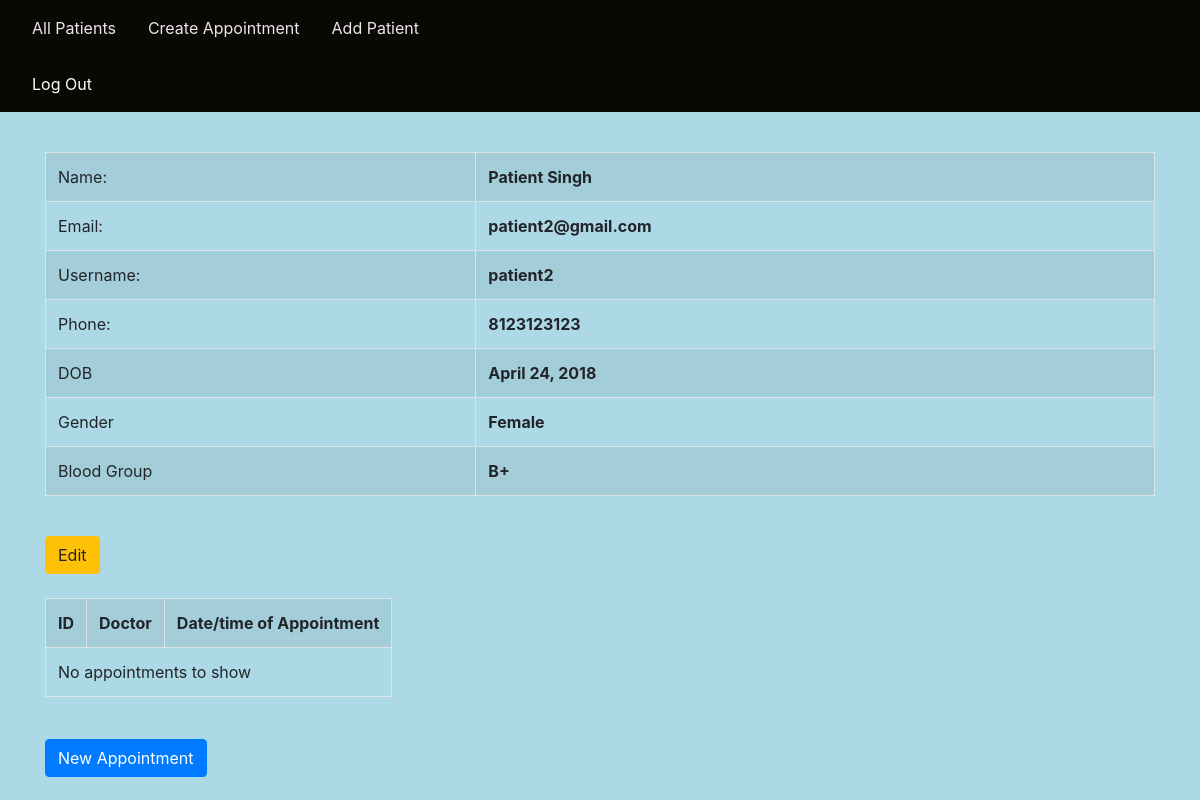
/patient/view/patient2/, run on an earlier commit of the app's database.
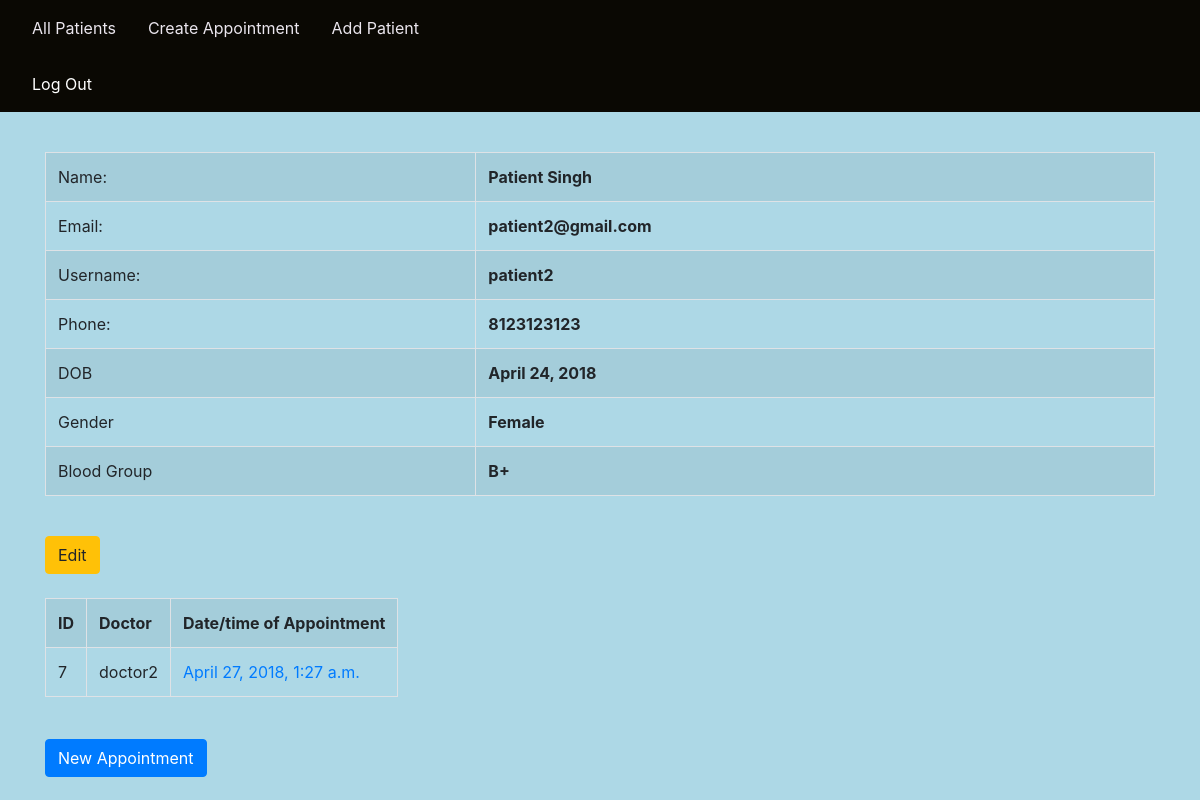
And on a later commit of the database.
### pm/models.py (models this page shows)
class User(AbstractUser):
    USER_TYPE_CHOICES = (
        (1,'patient'),
        (2,'doctor'),
        (3,'staff'),
    )
    user_type = models.PositiveSmallIntegerField(null=True,choices = USER_TYPE_CHOICES)
    date_of_birth = models.DateField(auto_now=False, auto_now_add=False, null=True)
    phone = models.CharField(null=True, max_length=15)
    GENDER_CHOICES = (
        ('Male', 'Male'),
        ('Female', 'Female'),
        ('Other', 'Other'),
    )
    gender = models.CharField(
        max_length = 6,
        choices = GENDER_CHOICES,
        null = True,
        default = 'Other',
    )
    BLOOD_GROUP_CHOICES = (
        ('A+','A+'),
        ('A-','A-'),
        ('B+','B+'),
        ('B-','B-'),
        ('O+','O+'),
        ('O-','O-'),
        ('AB+','AB+'),
        ('AB-','AB-'),
        ('Other','Other'),
    )
    blood_group = models.CharField(
        max_length = 5,
        choices = BLOOD_GROUP_CHOICES,
        null = True,
        default = 'Other',
    )

class Appointment(models.Model):
    id = models.AutoField(primary_key = True)
    patient = models.ForeignKey(
        User,
        on_delete = models.CASCADE,
        limit_choices_to = Q(user_type = 1), # type 1 = patient
        related_name = 'patient',
        null = True,
    )
    doctor = models.ForeignKey(
        User,
        on_delete = models.CASCADE,
        limit_choices_to = Q(user_type = 2), # type 2 = doctor
        related_name = 'doctor',
        null = True,
    )
    date_time = models.DateTimeField(auto_now = True)
    blood_pressure = models.CharField(max_length = 10, null = True)
    breath_rate = models.PositiveSmallIntegerField(null = True) # units: bpm
    pulse_rate = models.PositiveSmallIntegerField(null = True) # units: bpm
    body_temperature = models.DecimalField(max_digits = 5, decimal_places = 2, null=True)
    report = models.TextField(max_length = 500, null = True)
    prescription = models.TextField(max_length = 500, null = True)
    prognosis = models.TextField(max_length = 500, null = True)

### pm/views.py (the view)
# urls.py: path('patient/view/<str:uname>/', views.patient_view, name = 'patient_view'),
def patient_view(request, uname):
    usr = get_object_or_404(User, username = uname)
    appointments = Appointment.objects.filter(patient=usr)
    context = {
        'user': usr,
        'appointments': appointments,
    }
    return render(request, 'pm/patient_view.html', context)

### templates/pm/patient_view.html (shortened to what this page needs)
{% extends "pm/base.html" %}
{% block s %}
<div class="container">
        <table class="table table-striped table-bordered table-hover">
                <tr>
                  <td>Name:</td>
                  <td id="strong">
                    {{ user.first_name }} {{ user.last_name }}
                </td>
                </tr>
                <tr>
                  <td>Email:</td>
                  <td id="strong">{{ user.email }}</td>
                </tr>
                <tr>
                  <td>Username:</td>
                  <td id="strong">{{ user.username }}</td>
                </tr>
                <tr>
                  <td>Phone:</td>
                  <td id="strong">{{ user.phone }}</td>
                </tr>
                <tr>
                  <td>DOB</td>
                  <td id="strong">{{ user.date_of_birth }}</td>
                </tr>
                <tr>
                  <td>Gender</td>
                  <td id="strong">{{ user.gender }}</td>
                </tr>
                <tr>
                        <td>Blood Group</td>
                        <td id="strong">{{ user.blood_group }}</td>
              </tr>
              </table>
        <div class="container">
                <div class="row">
                    <div class="edit-btn">
                        <a href="/patient/edit/{{ user.username }}"><button class="btn btn-warning">Edit</button></a>
                    </div>
                </div>
                <br>
                <div class="row">
                    <div class="appt">
                        <table class="table table-striped table-bordered table-hover">
                            <tr>
                                <th> ID </th>
                                <th> Doctor </th>
                                <th> Date/time of Appointment </th>
                            </tr>
                            {% if appointments %}
                            {% for appt in appointments %}
                            <tr>
                                <td> {{ appt.id }} </td>
                                <td> {{ appt.doctor }} </td>
                                <td> <a href="/appointment/view/{{ appt.id }}"> {{ appt.date_time }} </a> </td>
                            </tr>
                            {% endfor %}
                            {% else %}
                            <tr>
                                <td colspan=3>No appointments to show</td>
                            </tr>
                            {% endif %}
                        </table>
                    </div>
                </div>
                <p style="padding:5px;" ></p>
                <div class="row">
                    <div id="new-appt">
                        <a href="/appointment/create/{{ user.username }}/"><button class="btn btn-primary">New Appointment</button>
                    </div>
                </div>
            </div>
{% endblock %}

### templates/pm/base.html (shortened to what this page needs)
<!DOCTYPE html>
<html lang="en">
    <head>
        {% block head %}
        {% load staticfiles %}
        <link rel="stylesheet" href= "{% static 'css/bootstrap.min.css'%}" type='text/css'/>
        <link rel="stylesheet" href= "{% static 'css/bootstrap-grid.css'%}" type='text/css'/>
        <link rel="stylesheet" href= "{% static 'css/test.css'%}" type='text/css'/>
        {% endblock %}
    </head>
    <body   >
        <div class="container-fluid" style = "background: rgb(10, 8, 3)" >
                <div class="row " >
                    <nav class="navbar navbar-inverse"  class="col-sm-4" >
                        <ul class="nav">
                            <li class="nav-item" >
                                <a class="nav-link active " href="/patient/" style="color: #ebe6ee;">All Patients</a>
                            </li>
                            <li class="nav-item">
                                <a class="nav-link" href="/appointment/create" style="color: #ebe6ee;">Create Appointment</a>
                            </li>
                            <li class="nav-item">
                                <a class="nav-link" href="/patient/create/" style="color: #ebe6ee;">Add Patient</a>
                            </li>
                        </ul>
                    </nav>
                    <div class="col-sm-7" ></div>
                    <div class="navbar"  class="col-sm-1">
                            <ul class="nav">
                                <li class="nav-item ">
                                    <a class="nav-link " href="/login" style="color: #ffffff; " >Log Out </a>
                                </li>
                            </ul>
                    </div>
                </div>
        </div>
    {% block s %}
    {% endblock %}
    </body>
    </html>

### pm/static/css/test.css (style rules this page uses)
body { background-color: lightblue; }
td { border: 2px solid #020101; text-align: left; padding: 8px; }
#strong { font-weight: bold; }

What changed in the data, as far as the page shows it:
added Appointment: id "7", doctor "doctor2", date_time "April 27, 2018, 1:27 a.m."
Also different on the page:
text no longer shown: "No appointments to show"
